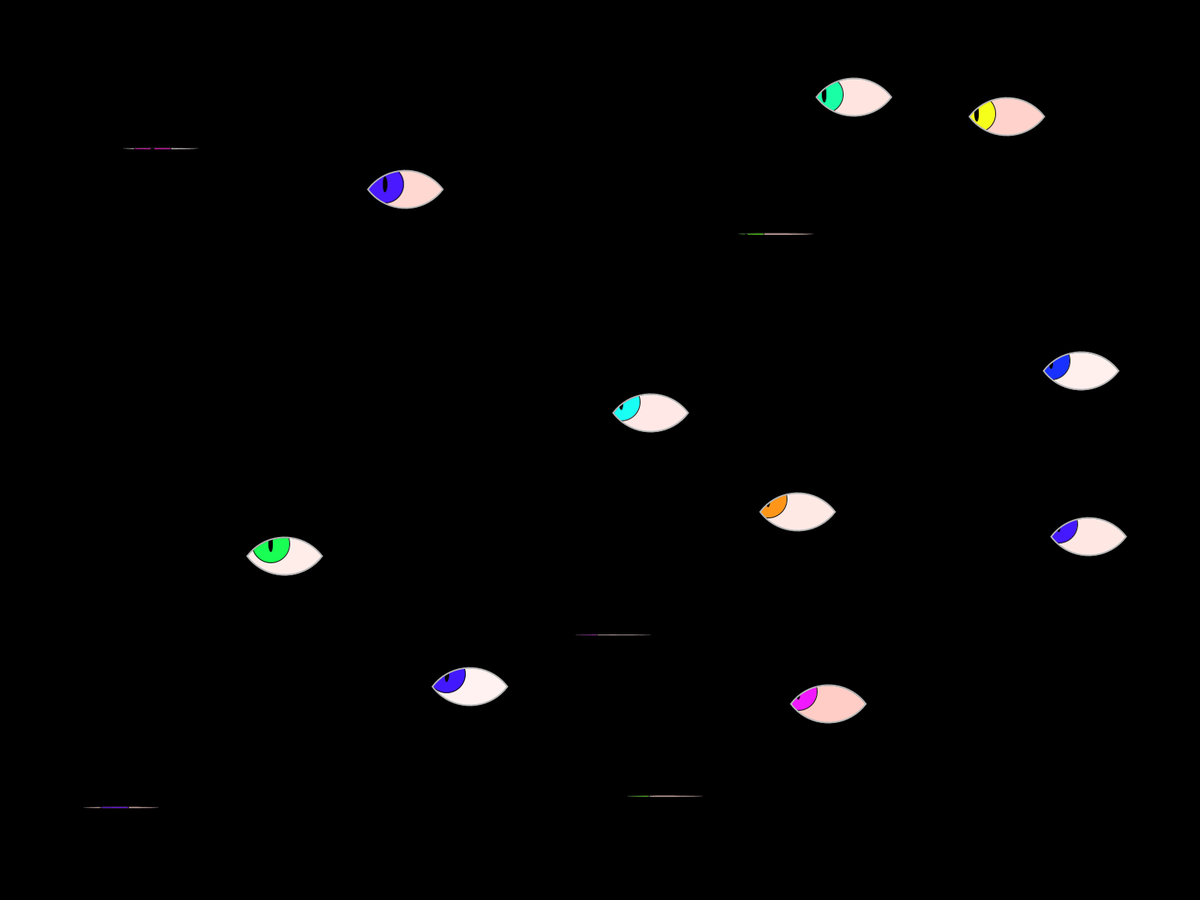
Frame 1 (no input)
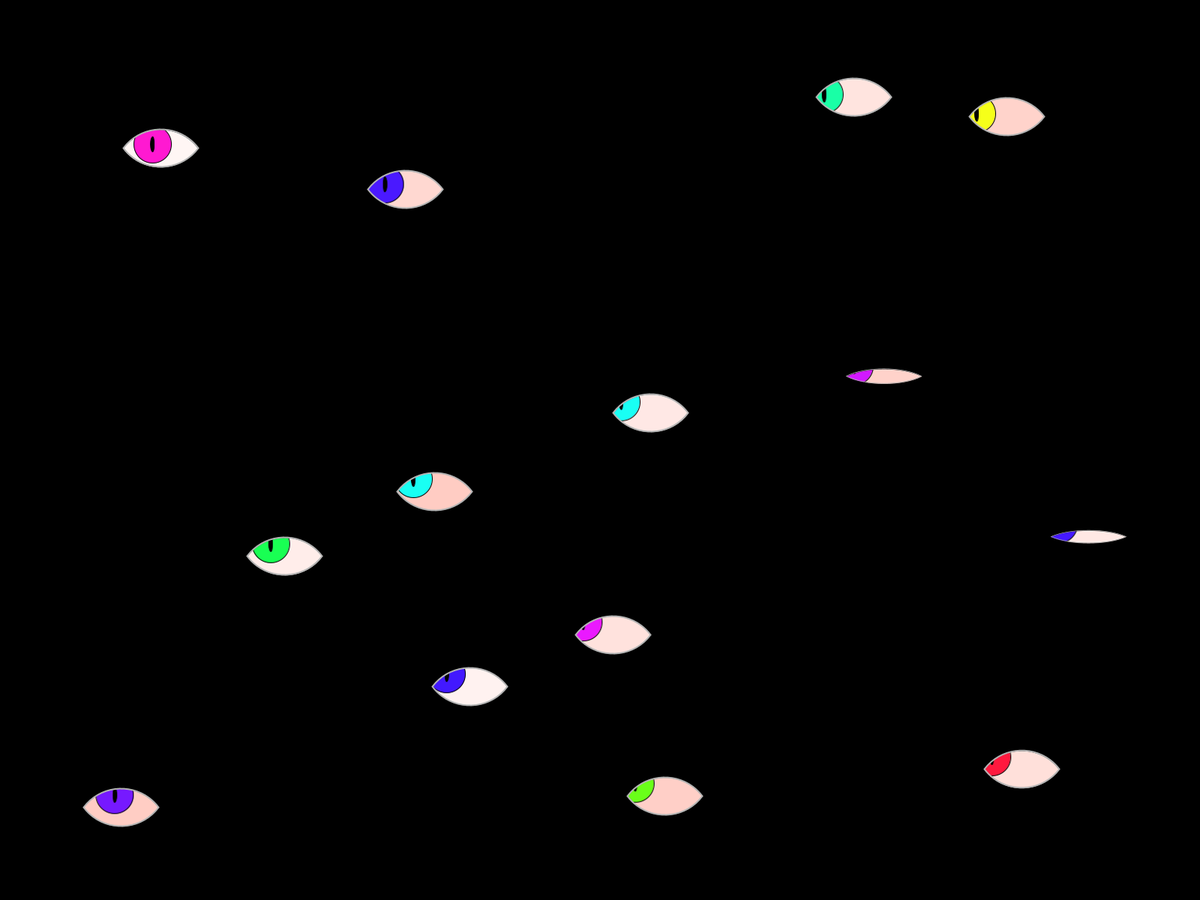
Frame 60 (the mouse pressed at the canvas centre just before this capture)
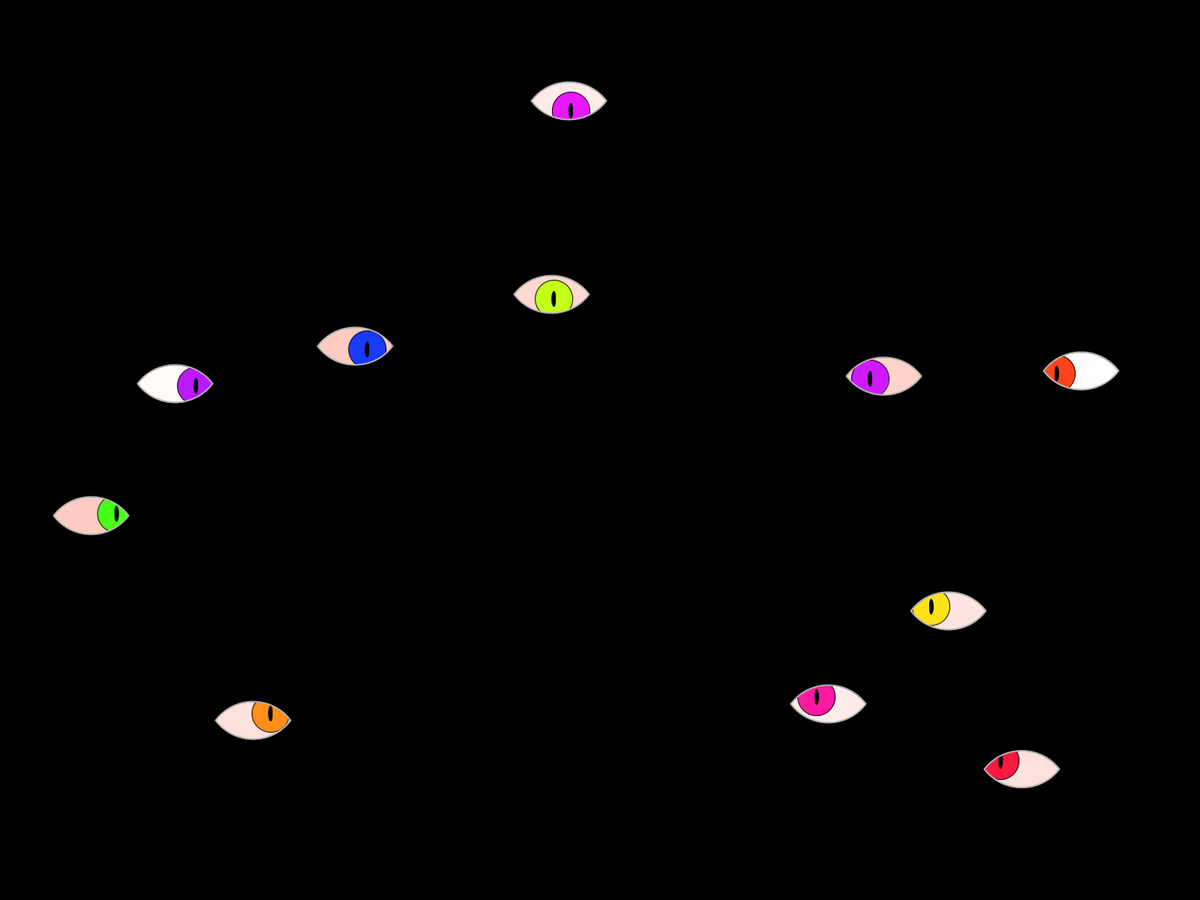
Frame 120 (the mouse held since frame 60 and released just before this capture)

The Processing sketch that drew these frames (run headless with seeded random() and noise(); from frame 60 on, the mouse is pressed at the canvas centre):

// Processing sketch: generative_piece_poisson
// ── generative_piece_poisson.pde
Eye[] eyes;
final float ROT_AMMT = PI/8;
final int FRAMERATE = 30;
float t = 0;
int npoints;
final float MIN_DIST = 200;
final float MARGIN = 120;


//___________ SETUP FUNCTION ___________//
void setup(){
  size(1920,1080);
  fullScreen(); 
  background(0);
  frameRate(FRAMERATE);
  
  // CASE 2. POISSON-DISC SAMPLING. It produces points that are tightly-packed, but no closer to each other than a specified minimum distance, resulting in a more natural pattern.
  ArrayList<PVector> points = poissonDisc(MIN_DIST, 30); // minDist=80, attempts=30
  npoints = points.size();
  eyes = new Eye[points.size()];
  for (int i = 0; i < points.size(); i++) {
    PVector p = points.get(i);
    float rot = random(-ROT_AMMT/2, ROT_AMMT/2);
    eyes[i] = new Eye(p.x, p.y, 100, rot, 10);
  }
}


//___________ DRAW FUNCTION ___________//
void draw(){
  background(0);
  t+=0.2;
  for (int i=0; i<npoints; i++){
    Eye e = eyes[i];

    float dt = 1.0/FRAMERATE;
    e.update(dt);
    e.display();
  }

}


//___________ POISSON-DISC SAMPLING FUNCTION ___________//
ArrayList<PVector> poissonDisc(float r, int k) {
  ArrayList<PVector> points = new ArrayList<PVector>();
  ArrayList<PVector> active = new ArrayList<PVector>();
  
  PVector first = new PVector(random(width), random(height));
  points.add(first);
  active.add(first);
  
  while (!active.isEmpty()) {
    int randIndex = int(random(active.size()));
    PVector point = active.get(randIndex);
    boolean found = false;
    
    for (int n = 0; n < k; n++) {
      float angle = random(TWO_PI);
      float mag = random(r, 2*r);
      float nx = point.x + cos(angle) * mag;
      float ny = point.y + sin(angle) * mag;
      PVector newPoint = new PVector(nx, ny);
      
      if (nx >= MARGIN && nx < width - MARGIN && ny >= MARGIN && ny < height - MARGIN) {
        boolean ok = true;
        for (PVector p : points) {
          if (dist(nx, ny, p.x, p.y) < r) {
            ok = false;
            break;
          }
        }
        if (ok) {
          points.add(newPoint);
          active.add(newPoint);
          found = true;
          break;
        }
      }
    }
    
    if (!found) {
      active.remove(randIndex);
    }
  }
  
  return points;
}

// ── Background.pde
class Background{  
  float max_radius;
  float stroke_color;
  float timer=0;
  float offset;
  float multiplier;
  final float INCREMENT = 0.05;
  final float DIST_MAX = 3;
 
  
  Background() {
    max_radius = sqrt(pow(width,2) + pow(height,2));
  }
  
  void display() {
    /*
    background(0);
    noFill();
    stroke(255);
    strokeWeight(1);
    
    float distortionA = random(-100,100);
    float distortionB = random(-100,100);
  
    for(int a=0; a<max_radius; a+=10) {
      offset = a*0.01;
      stroke_color = sin(-timer*20 + offset);
      stroke_color = map(stroke_color, -1, 1, 0, 255);
      stroke(stroke_color, 80);
      // Draw the ellipse with uneven offsets, increasing proportional to radius. multiplier factor to have it less exagerated
      // Abs to avoid the sum of radius + offset to be negative
      multiplier = map(a, 0, max_radius, 1, 5);
      ellipse(width/2, height/2, abs(a+(distortionA*multiplier)), abs(a+(distortionB*multiplier)));
    }
    timer += INCREMENT;
    */
  }
}

// ── Eye.pde
class Eye{
  // Constructor parameters
  float xpos;
  float ypos;
  float rotation;
  float size;
  float h;
  float w;
  color sclera_clr;
  color iris_clr;
  float pupil_radius;
  // Opening parameters
  float open=1;
  float currentH;
  float timer = 0;
  int state = 0;  // 0 = closed, 1 = opening, 2 = opened, 3 = closing
  float t_closed, t_opening, t_opened, t_closing;
  // Easing parameters
  float x,y;
  float easing=0.1;

  // Also consider coloring the strokes and eyelids
  
  // Constructor
  Eye(float xpos, float ypos, float size, float rotation, float pupil_radius){
    this.xpos = xpos;
    this.ypos = ypos;
    this.size = size;
    w = size;
    h = size/3;
    this.rotation = rotation;
    this.pupil_radius = pupil_radius;
    state = int(random(0,3));
    // Ternari -> algo = (condicio) ? valor_si_true : valor_si_fals;
    open = (state > 1) ? 0.0f : 1.0f;
    t_opened = random(1, 3);
    t_closed = random(1, 3);
    t_opening = random (0.2, 0.5);
    t_closing = random(0.2, 0.5);
    
    changeColor();
  }
  
  void display(){
    pushMatrix();
    translate(xpos, ypos);
    //rotate(rotation);
    
    currentH = h * open;
        
    // SCLERA + EYELIDS -- CREATE PGRAPHICS MASK
    // Maybe move mask to the constructor? And just change the parameters as we go
    PGraphics mask = createGraphics(int(w), int(h*2));
    mask.beginDraw();
    mask.background(0);
    mask.fill(255);
    mask.noStroke();
    mask.beginShape();
    // Pgraphics has its own coordinate system (0,0) = top left!
    mask.vertex(0, h); 
    mask.bezierVertex(w/4, h - currentH, 3*w/4, h - currentH, w, h);   // top lid
    mask.bezierVertex(3*w/4, h + currentH, w/4, h + currentH, 0, h);   // bottom lid
    mask.endShape(CLOSE);
    mask.endDraw();
    

    // IRIS
    // Mouse Tracking - Normalized distance btween mouse and center of iris
    // Easing ammount proportional to euclidean distance
    float currentEasing = (sqrt(pow(mouseX - xpos, 2) + pow(mouseY - ypos, 2)))/sqrt((pow(width, 2) + pow(height, 2)));
    currentEasing = map(currentEasing, 0, 1, 1, 0);
    // Mapping to square curve.
    currentEasing = pow(currentEasing, 2);
    // Mapping to S-curve (smoothstep)
    //currentEasing = constrain(currentEasing, 0, 1);
    //currentEasing = currentEasing * currentEasing * (3 - 2 * currentEasing);
    float targetX = mouseX;
    float dx = targetX - x;
    x += dx * currentEasing;
    
    float targetY = mouseY;
    float dy = targetY - y;
    y += dy * currentEasing;
    // Horizontal offset of the iris and pupil according to the distance between the mouse and the eye.
    // Normalized to half of the width & height (full value was not very realistic)
    float hor_offset = constrain((x - xpos)/(width/2), -1, 1) * 0.4 * w;
    float vert_offset = constrain((y - ypos)/(height/2), -1, 1) * 0.5 * h;
    
    PGraphics eyeImg = createGraphics(int(w), int(h*2));
    eyeImg.beginDraw();
    eyeImg.background(sclera_clr);
    eyeImg.fill(iris_clr);
    eyeImg.ellipse(w/2 + hor_offset, h + vert_offset, h*1.5, h*1.5);
    eyeImg.fill(0);
    eyeImg.ellipse(w/2+ hor_offset, h+ vert_offset, pupil_radius/2, pupil_radius*2);
    //Debug
    //eyeImg.stroke(0);
    //eyeImg.strokeWeight(5);
    //eyeImg.point(0,h);
    //eyeImg.endDraw();
    
    eyeImg.mask(mask);
    imageMode(CENTER);
    image(eyeImg, 0, 0);
    
    // CONTORN
    if(open==0){ noStroke(); }
    else { stroke(255); strokeWeight(2*open); }
    noFill();
    beginShape();
    vertex(-w/2, 0);
    bezierVertex(-w/4, -currentH, w/4, -currentH, w/2, 0);   // top lid
    bezierVertex(w/4, currentH, -w/4, currentH, -w/2, 0);   // bottom lid
    endShape(CLOSE);

    // PUPIL
    //fill(0);
    //ellipse(0, 0, pupil_radius/2, pupil_radius*2);
    
    popMatrix();
  }
  
  void update(float dt) {
    timer += dt;
    
    switch(state) {
      case 0: // closed
        open = 0;
        if (timer > t_closed) { state = 1; timer = 0; changeColor(); }
        break;
      case 1: // opening
        open = map(timer, 0, t_opening, 0, 1);
        if (timer > t_opening) { state = 2; timer = 0; }
        break;
      case 2: // open
        open = 1;
        if (timer > t_opened) { state = 3; timer = 0; }
        break;
      case 3: // closing
        open = map(timer, 0, t_closing, 1, 0);
        if (timer > t_closing) { state = 0; timer = 0; }
        break;
    }
    //open = constrain(map(timer, 0, t_opening, 0, 1), 0, 1);
    open = open * open * (3 - 2 * open);
  }
  
  void changeColor() {
    colorMode(HSB, 360, 100, 100);
    sclera_clr = color(9, random(26), 100);
    iris_clr = color(random(360), 90, 100); // vivid, glowing eye colors
  }
    
}
